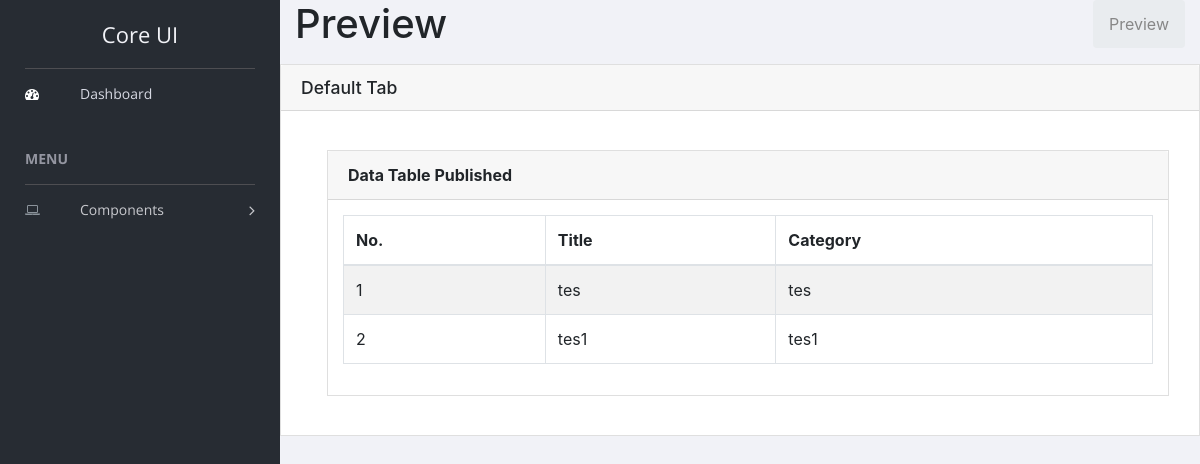
Before: /index.php/preview with the older database file.
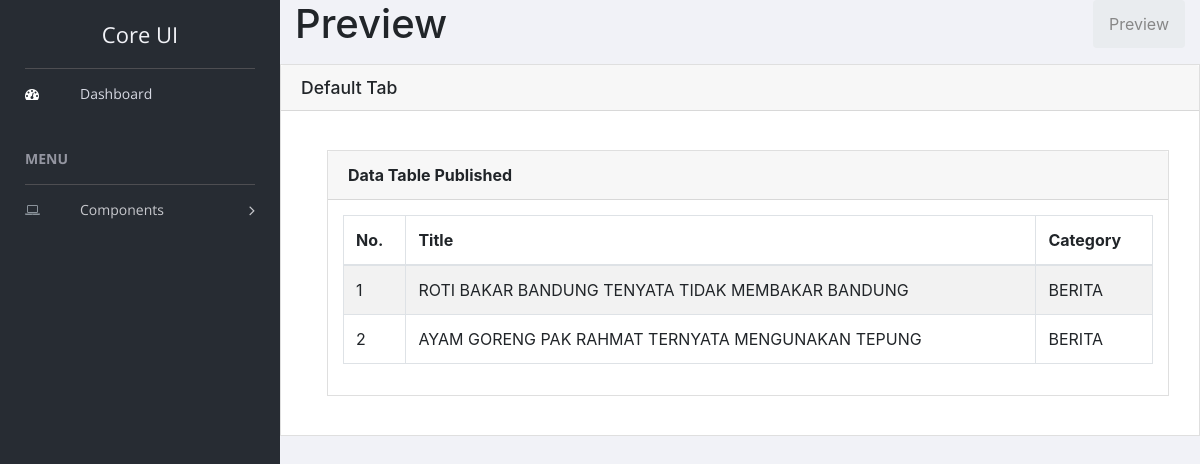
After: the same page with the newer database file.
### tables this page shows
CREATE TABLE `post` (
  `id` int(11) NOT NULL,
  `Title` varchar(200) NOT NULL,
  `Content` text NOT NULL,
  `Category` varchar(100) NOT NULL,
  `Created_date` timestamp NOT NULL DEFAULT current_timestamp(),
  `Update_date` timestamp NOT NULL DEFAULT current_timestamp(),
  `Status` varchar(100) NOT NULL
);

### application/controllers/preview.php (called while the page is built, shortened)
<?php
class Preview extends CI_Controller
{
	function __construct()
		{
			$this->load->model('CRUD');
		}
		function index()
		{
			$data['judul'] = 'All Posts';
			$data['data'] = $this->CRUD->loadPost();
			$this->load->view('Templates/Header', $data);
			$this->load->view('Templates/Sidebar');
			$this->load->view('Menu/Preview');
			$this->load->view('Templates/Footer');
		}
}
?>

### index.php (called while the page is built, shortened)
<?php
require_once BASEPATH.'core/CodeIgniter.php';

### application/models/CRUD.php (called while the page is built, shortened)
<?php
    class CRUD extends CI_Model
    {
        function loadPost()
    {
        return $this->db->get('post')->result();
    }
    }

### application/views/Menu/preview.php (the view)
<div class="breadcrumbs">
    <div class="col-sm-4">
        <div class="page-header float-left">
            <div class="page-title">
                <h1>Preview</h1>
            </div>
        </div>
    </div>
    <div class="col-sm-8">
        <div class="page-header float-right">
            <div class="page-title">
                <ol class="breadcrumb text-right">
                    <li><a href="#">Preview</a></li>
                </ol>
            </div>
        </div>
    </div>
</div>
<div class="row">
    <div class="col-lg-12">
        <div class="card">
            <div class="card-header">
                <h4>Default Tab</h4>
            </div>
            <div class="card-body">
                <div class="default-tab">
                    <div class="tab-content pl-3 pt-2" id="nav-tabContent">
                        <div class="tab-pane fade show active" id="nav-home" role="tabpanel" aria-labelledby="nav-home-tab">
                            <div class="content mt-3">
                                <div class="animated fadeIn">
                                    <div class="row">
                                        <div class="col-md-12">
                                            <div class="card">
                                                <div class="card-header">
                                                    <strong class="card-title">Data Table Published</strong>
                                                </div>
                                                <div class="card-body">
                                                <table id="bootstrap-data-table-export" class="table table-striped table-bordered">
                                                        <thead>
                                                            <tr>
                                                                <th>No.</th>
                                                                <th>Title</th>
                                                                <th>Category</th>
                                                            </tr>
                                                        </thead>
                                                        <tbody>
                                                        <?php
                                                            $no = 1;
                                                            foreach($data as $row)
                                                            {
                                                                ?>
                                                                    <tr>
                                                                        <td><?php echo $no++; ?></td>
                                                                        <td><?php echo $row->Title; ?></td>
                                                                        <td><?php echo $row->Category; ?></td>
                                                                    </tr>
                                                                <?php
                                                            }
                                                        ?>
                                                        </tbody>
                                                    </table>
                                                </div>
                                            </div>
                                        </div>
                                    </div>
                                </div>
                            </div>
                        </div>
                    </div>
                </div>
            </div>
        </div>
    </div>
</div>

Changed rows visible on the page:
removed post: Title "tes", Category "tes"
removed post: Title "tes1", Category "tes1"
added post: Title "ROTI BAKAR BANDUNG TENYATA TIDAK MEMBAKAR BANDUNG", Category "BERITA"
added post: Title "AYAM GORENG PAK RAHMAT TERNYATA MENGUNAKAN TEPUNG", Category "BERITA"
